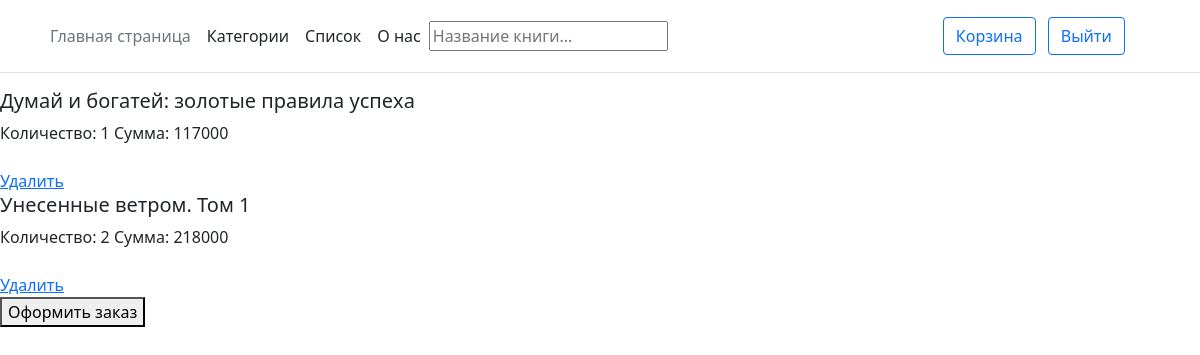
The app's page /cart/ (signed in) with its own data.
### main/models.py (models this page shows, shortened)
class Cart(models.Model):
    user_id = models.IntegerField()
    user_book = models.ForeignKey(Book, on_delete=models.CASCADE)
    user_book_quantity = models.IntegerField()
    class Meta:
        verbose_name = 'Корзина'
        verbose_name_plural = 'Корзины'

class Book(models.Model):
    book_work = models.CharField('Произведение', max_length=500)
    slug = models.CharField(max_length=100, unique=True, verbose_name='url', default=uuid.uuid4)
    book_author = models.CharField('Автор', max_length=500)
    book_description = models.TextField('Описание')
    book_price = models.FloatField('Цена')
    book_category = models.ForeignKey(Category, on_delete=models.CASCADE, null=True, blank=True)
    book_photo = models.ImageField(upload_to='images/')
    book_quantity = models.IntegerField('Количество', blank=True, null=True)
    book_date = models.DateTimeField(auto_now_add=True)
    def __str__(self):
        return self.book_work
    class Meta:
        verbose_name = 'Книгу'
        verbose_name_plural = 'Книги'

### main/views.py (the view)
# urls.py: path('cart/', views.get_user_cart, name='cart'),
def get_user_cart(request):
    user_cart = Cart.objects.filter(user_id=request.user.id)
    if request.method == 'POST':
        main_text = 'Новый заказ\n\n'
        for i in user_cart:
            main_text += f'Товар: {i.user_book} Количество: {i.user_book_quantity}\n'
        bot.send_message('2867129', main_text)
        return redirect('/')
    return render(request, 'main/user_cart.html', {'cart': user_cart})

### main/templates/main/user_cart.html (shortened to what this page needs)
{% extends 'main/base.html' %}
{% block content %}
{% for user_cart in cart %}
    <h5>{{ user_cart.user_book }}</h5>
    Количество: {{ user_cart.user_book_quantity }}
    Сумма: {% widthratio user_cart.user_book.book_price 1 user_cart.user_book_quantity %}<br><br>
    <a href="/del_item/{{ user_cart.user_book.id }}/">Удалить</a>
{% endfor %}
<form method="POST">
    <button>Оформить заказ</button>
</form>
{% endblock %}

### records on screen
Cart: user_book "Думай и богатей: золотые правила успеха", user_book_quantity "1", user_book+user_book_quantity "117000"
Cart: user_book "Унесенные ветром. Том 1", user_book_quantity "2", user_book+user_book_quantity "218000"
